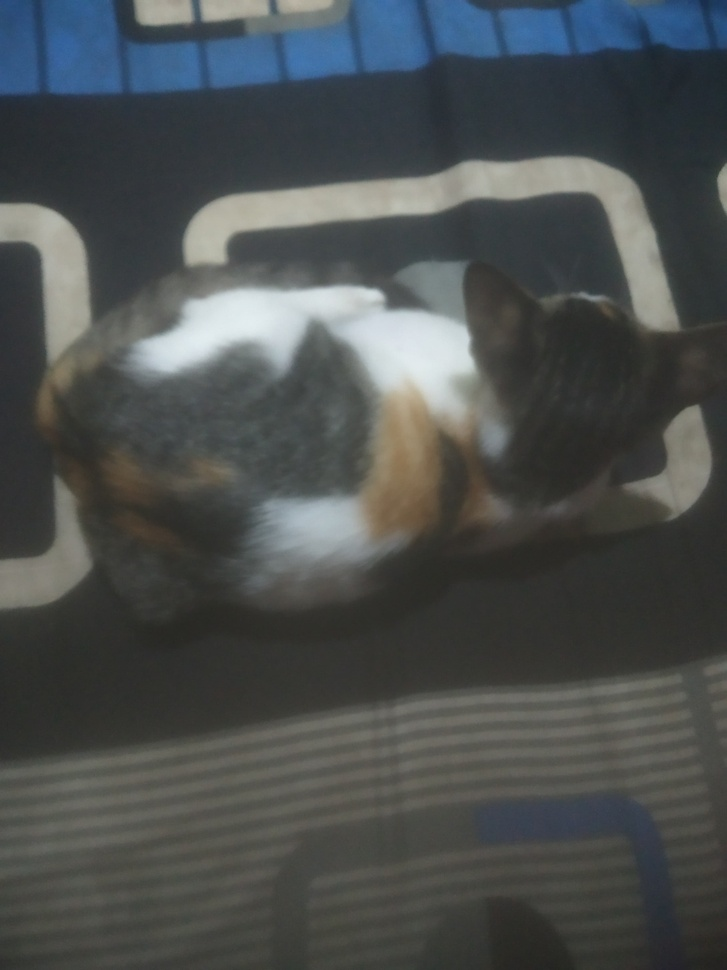
#> input picture foto/Xiaomi/4.jpeg, 727 x 970 px, shrunk from 3000 x 4000 before the run, found by its file name
$ python 'import numpy as np.py'
#> lines starting #> are read from the running program, lines starting #| are printed output that depends on the picture
import numpy as np
import matplotlib.pyplot as plt
import cv2

# Path to your image
image_path = 'd:\\4.jpeg'

# Load the image
image = cv2.imread(image_path)
#> image is the input picture: shape (970, 727, 3); mean B, G, R 79.7, 79.8, 75.7

# Check if the image was loaded successfully
if image is None:
    raise ValueError(f"Image not found or unable to load: {image_path}")

# Convert the image from BGR to RGB
image_rgb = cv2.cvtColor(image, cv2.COLOR_BGR2RGB)

# Display the image
plt.imshow(image_rgb)
plt.title('Loaded Image')
plt.axis('off')
plt.show()


# Reshape the image to a 2D array of pixels and 3 color values (RGB)
pixel_vals = image.reshape((-1, 3))

# Convert to float type
pixel_vals = np.float32(pixel_vals)

# Define criteria for K-means algorithm
criteria = (cv2.TERM_CRITERIA_EPS + cv2.TERM_CRITERIA_MAX_ITER, 100, 0.85)

# Number of clusters (K)
k = 3

# Apply K-means clustering
retval, labels, centers = cv2.kmeans(pixel_vals, k, None, criteria, 10, cv2.KMEANS_RANDOM_CENTERS)
#> retval = 568301343.6; centers = [[175.3, 180.9, 177.1], [100.3, 96.95, 89], [56.37, 57.42, 55.06]]

# Convert data back to 8-bit values
centers = np.uint8(centers)
#> centers = [[175, 180, 177], [100, 96, 88], [56, 57, 55]]
segmented_data = centers[labels.flatten()]

# Reshape data to the original image dimensions
segmented_image = segmented_data.reshape((image.shape))
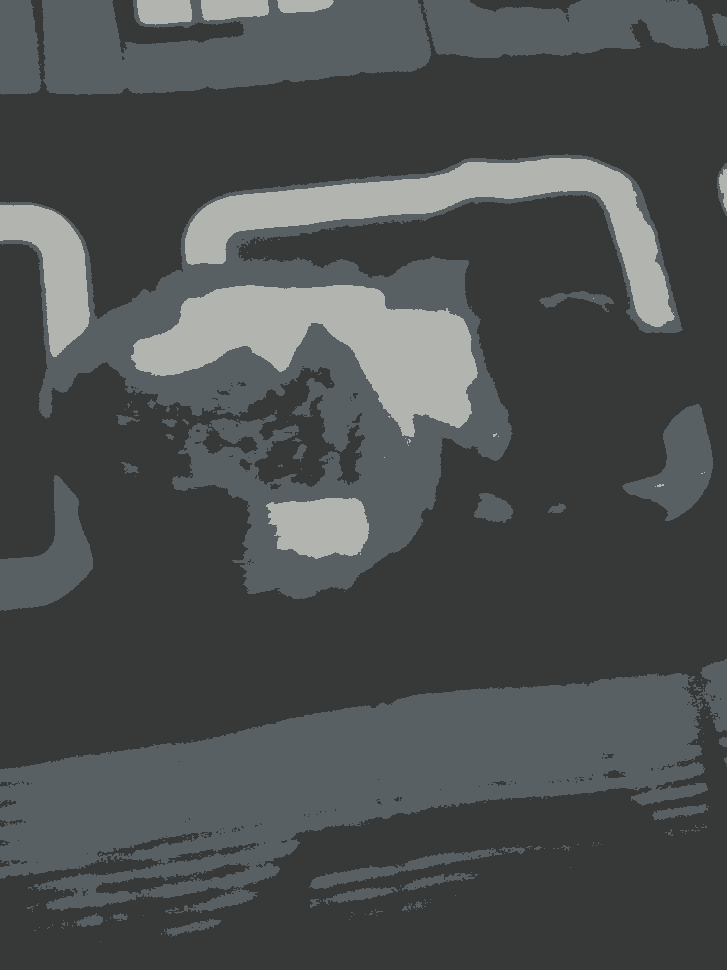
#> segmented_image: shape (970, 727, 3); mean B, G, R 79.4, 79.2, 75.4

# Display the segmented image
plt.imshow(segmented_image)
plt.title('Segmented Image')
plt.show()

$ run again, with foto/Xiaomi/2.jpeg copied over foto/Xiaomi/4.jpeg
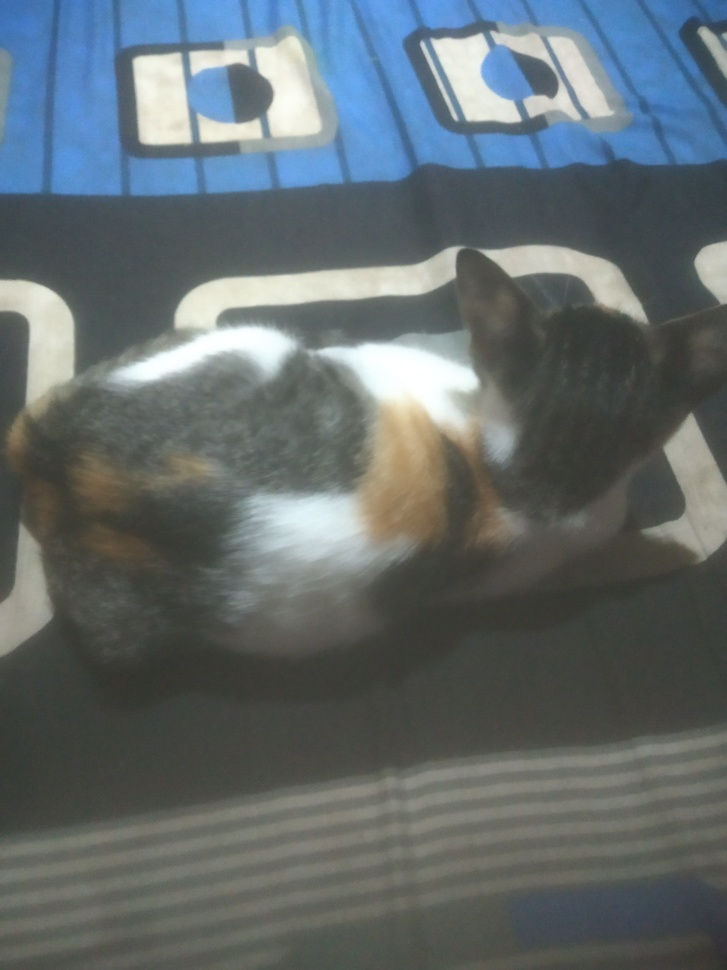
#> input picture foto/Xiaomi/2.jpeg, 727 x 970 px, shrunk from 3000 x 4000 before the run, found by its file name
#> image is the input picture: shape (970, 727, 3); mean B, G, R 109.9, 107.3, 98.2
#> `retval, labels, centers = cv2.kmeans(pixel_vals, k, None, criteria, 10..`: retval = 962167753.7; centers = [[212.7, 221.4, 217.7], [165.4, 139.5, 111.5], [77.59, 81.69, 78.53]]
#> `centers = np.uint8(centers)`: centers = [[212, 221, 217], [165, 139, 111], [77, 81, 78]]
#> `segmented_image = segmented_data.reshape((image.shape))`:
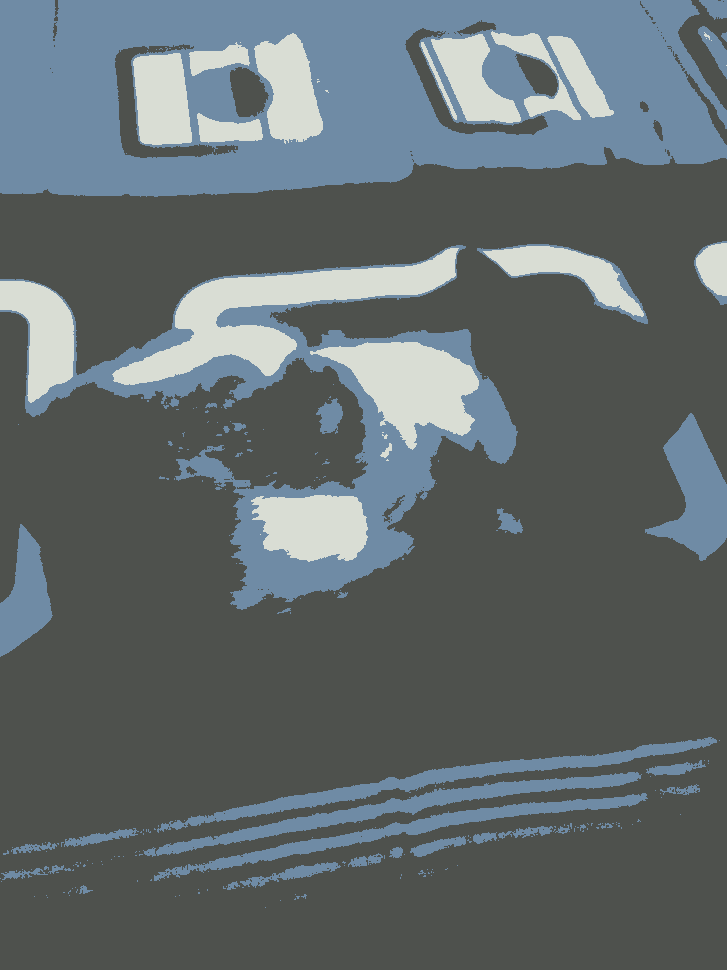
#> segmented_image: shape (970, 727, 3); mean B, G, R 109.3, 106.7, 97.6
